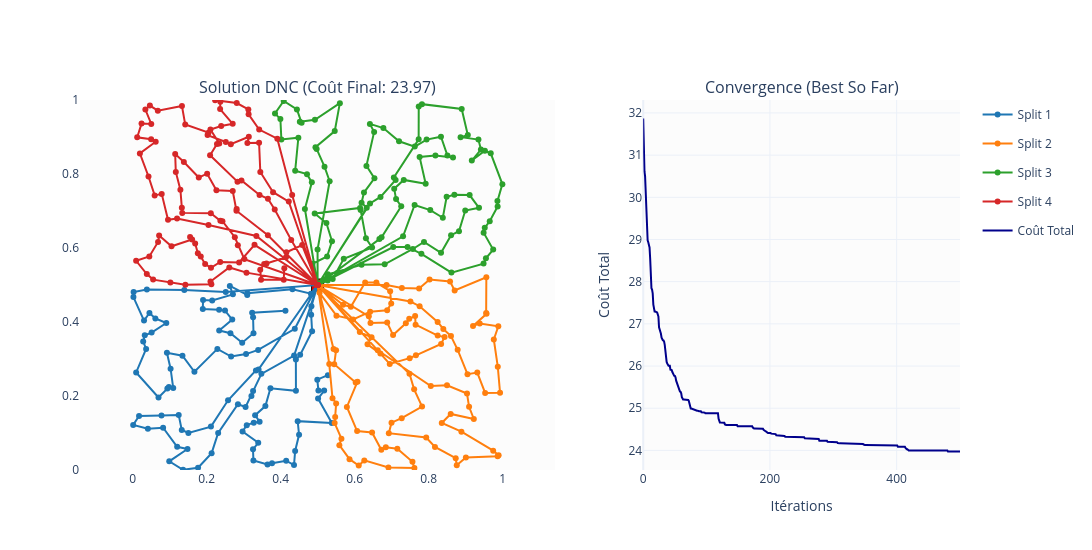

Notebook cell for this chart:
### Code cell
print(f"Lancement de l'inférence (Split en {opts.dnc_n_splits} sous-problèmes)...")
    
# On appelle la méthode solve que nous avons ajoutée à la classe DNC
# T=100 ou 200 itérations de PPO pour raffiner la solution
agent_ppo = PPO(global_problem, opts)
agent_ppo.load(opts.load_path)
hgss = HGSSolver(global_problem, time_limit=20)
ppo_total_cost = 0.0
dnc_total_cost = 0.0
hgss_total_cost = 0.0

for batch in dataloader:
    
    out = agent_ppo.rollout(batch=batch,problem=global_problem, T=opts.T_max, val_m=opts.val_m, stall_limit=opts.stall_limit, show_bar=not opts.no_progress_bar, record=True)
    ppo_res = out[0]
    results, rollout_output = agent.solve(batch=batch, T=opts.T_max, val_m=opts.val_m, stall_limit=opts.stall_limit, show_bar=not opts.no_progress_bar)
    hgss_results = np.array(hgss(batch))

    ppo_total_cost += ppo_res.sum().item()
    dnc_total_cost += results['total_cost'].sum().item()
    hgss_total_cost += np.sum(hgss_results)

dnc_mean_cost = dnc_total_cost / opts.val_size
hgss_mean_cost = hgss_total_cost / opts.val_size
ppo_mean_cost = ppo_total_cost / opts.val_size
    

# ==========================================
# 5. RÉSULTATS & VISUALISATION
# ==========================================
print(f" Mean cost DNC : {dnc_mean_cost:.4f}")
print(f" Mean cost PPO : {ppo_mean_cost:.4f}")
print(f" Mean cost HGSS : {hgss_mean_cost:.4f}")
print(f'Gap : {((dnc_mean_cost - hgss_mean_cost) / hgss_mean_cost) * 100:.2f}%')
# Visualisation
plot_dnc(batch, results, rollout_output, n_splits=opts.dnc_n_splits, idx=0)

### Figure 1 — Plotly figure (JSON) as saved in the notebook; plotly's stock layout.template omitted (floating-point values rounded to 4 significant figures; data arrays with more than 128 entries replaced by an {"elided": "..."} marker saying what was removed)
{"data": [{"hoverinfo": "skip", "marker": {"color": "lightgray", "size": 4}, "mode": "markers", "name": "Clients", "showlegend": false, "type": "scatter", "x": {"elided": "599 float values"}, "xaxis": "x", "y": {"elided": "599 float values"}, "yaxis": "y"}, {"hoverinfo": "name", "marker": {"color": "red", "line": {"color": "black", "width": 1}, "size": 12, "symbol": "square"}, "mode": "markers", "name": "Dépôt", "showlegend": false, "type": "scatter", "x": [0.5], "xaxis": "x", "y": [0.5], "yaxis": "y"}, {"connectgaps": false, "hovertemplate": "<b>Split 1</b><br>Client: %{text}<extra></extra>", "legendgroup": "Split 1", "line": {"color": "#1f77b4", "width": 2}, "marker": {"color": "#1f77b4", "size": 6}, "mode": "lines+markers", "name": "Split 1", "text": {"elided": "150 str values"}, "type": "scatter", "x": {"elided": "150 float values"}, "xaxis": "x", "y": {"elided": "150 float values"}, "yaxis": "y"}, {"connectgaps": false, "hovertemplate": "<b>Split 2</b><br>Client: %{text}<extra></extra>", "legendgroup": "Split 2", "line": {"color": "#ff7f0e", "width": 2}, "marker": {"color": "#ff7f0e", "size": 6}, "mode": "lines+markers", "name": "Split 2", "text": {"elided": "150 str values"}, "type": "scatter", "x": {"elided": "150 float values"}, "xaxis": "x", "y": {"elided": "150 float values"}, "yaxis": "y"}, {"connectgaps": false, "hovertemplate": "<b>Split 3</b><br>Client: %{text}<extra></extra>", "legendgroup": "Split 3", "line": {"color": "#2ca02c", "width": 2}, "marker": {"color": "#2ca02c", "size": 6}, "mode": "lines+markers", "name": "Split 3", "text": {"elided": "150 str values"}, "type": "scatter", "x": {"elided": "150 float values"}, "xaxis": "x", "y": {"elided": "150 float values"}, "yaxis": "y"}, {"connectgaps": false, "hovertemplate": "<b>Split 4</b><br>Client: %{text}<extra></extra>", "legendgroup": "Split 4", "line": {"color": "#d62728", "width": 2}, "marker": {"color": "#d62728", "size": 6}, "mode": "lines+markers", "name": "Split 4", "text": {"elided": "150 str values"}, "type": "scatter", "x": {"elided": "150 float values"}, "xaxis": "x", "y": {"elided": "150 float values"}, "yaxis": "y"}, {"line": {"color": "darkblue", "width": 2}, "mode": "lines", "name": "Coût Total", "type": "scatter", "x": {"elided": "501 int values"}, "xaxis": "x2", "y": {"elided": "501 float values"}, "yaxis": "y2"}], "layout": {"annotations": [{"font": {"size": 16}, "showarrow": false, "text": "Solution DNC (Coût Final: 23.97)", "x": 0.27, "xanchor": "center", "xref": "paper", "y": 1, "yanchor": "bottom", "yref": "paper"}, {"font": {"size": 16}, "showarrow": false, "text": "Convergence (Best So Far)", "x": 0.82, "xanchor": "center", "xref": "paper", "y": 1, "yanchor": "bottom", "yref": "paper"}], "height": 550, "legend": {"itemclick": "toggleothers", "itemdoubleclick": "toggle"}, "plot_bgcolor": "rgba(245,245,245,0.3)", "width": 1100, "xaxis": {"anchor": "y", "domain": [0, 0.54], "range": [0, 1], "scaleanchor": "y", "scaleratio": 1, "showgrid": false, "zeroline": false}, "xaxis2": {"anchor": "y2", "domain": [0.64, 1], "title": {"text": "Itérations"}}, "yaxis": {"anchor": "x", "domain": [0, 1], "range": [0, 1], "showgrid": false, "zeroline": false}, "yaxis2": {"anchor": "x2", "domain": [0, 1], "title": {"text": "Coût Total"}}}}
